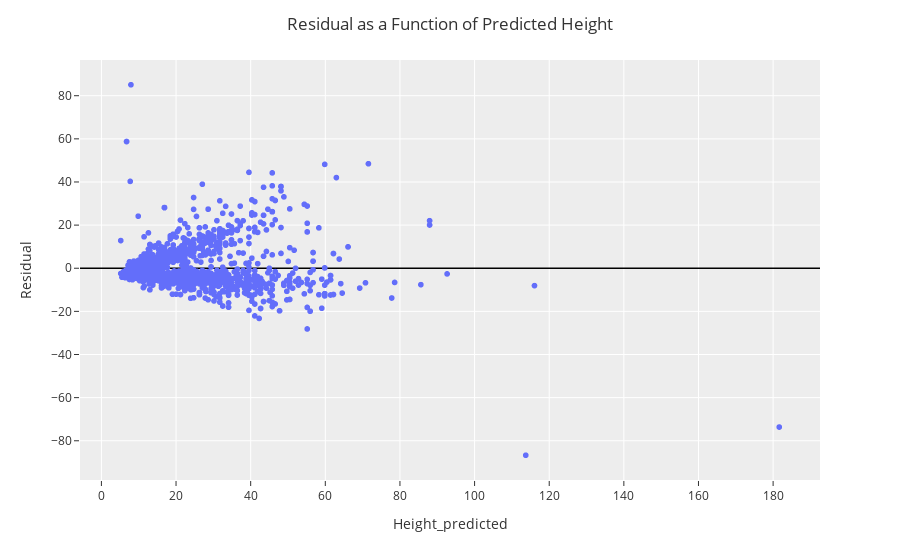

Notebook cell for this chart:
### Code cell
fig = px.scatter(DF_model,x='Height_predicted',y='Residual')

# Update layout to show axis line at y=0
fig.update_layout(
    yaxis={'zeroline':True, 'zerolinewidth':1.5, 'zerolinecolor':"black"}
)

fig.update_layout(template="ggplot2",
                  title='Residual as a Function of Predicted Height',
                  title_x=0.5
                 )

fig.show()

### Figure 1 — Plotly figure (JSON) as saved in the notebook; plotly's stock layout.template omitted (floating-point values rounded to 4 significant figures; data arrays with more than 128 entries replaced by an {"elided": "..."} marker saying what was removed)
{"data": [{"hovertemplate": "Height_predicted=%{x}<br>Residual=%{y}<extra></extra>", "legendgroup": "", "marker": {"color": "#636efa", "symbol": "circle"}, "mode": "markers", "name": "", "showlegend": false, "type": "scattergl", "x": {"elided": "3135 float values"}, "xaxis": "x", "y": {"elided": "3135 float values"}, "yaxis": "y"}], "layout": {"legend": {"tracegroupgap": 0}, "margin": {"t": 60}, "title": {"text": "Residual as a Function of Predicted Height", "x": 0.5}, "xaxis": {"anchor": "y", "domain": [0, 1], "title": {"text": "Height_predicted"}}, "yaxis": {"anchor": "x", "domain": [0, 1], "title": {"text": "Residual"}, "zeroline": true, "zerolinecolor": "black", "zerolinewidth": 1.5}}}
